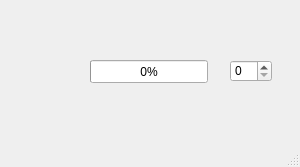
<?xml version="1.0" encoding="UTF-8"?>
<ui version="4.0">
 <class>MainWindow</class>
 <widget class="QMainWindow" name="MainWindow">
  <property name="geometry">
   <rect>
    <x>0</x>
    <y>0</y>
    <width>300</width>
    <height>167</height>
   </rect>
  </property>
  <property name="minimumSize">
   <size>
    <width>300</width>
    <height>167</height>
   </size>
  </property>
  <property name="maximumSize">
   <size>
    <width>300</width>
    <height>167</height>
   </size>
  </property>
  <property name="windowTitle">
   <string>SignalsSlots</string>
  </property>
  <widget class="QWidget" name="centralwidget">
   <widget class="QProgressBar" name="progressBar">
    <property name="geometry">
     <rect>
      <x>90</x>
      <y>60</y>
      <width>118</width>
      <height>23</height>
     </rect>
    </property>
    <property name="value">
     <number>0</number>
    </property>
   </widget>
   <widget class="QSpinBox" name="spinBox">
    <property name="geometry">
     <rect>
      <x>230</x>
      <y>60</y>
      <width>42</width>
      <height>22</height>
     </rect>
    </property>
    <property name="layoutDirection">
     <enum>Qt::LeftToRight</enum>
    </property>
   </widget>
   <widget class="QLabel" name="label">
    <property name="geometry">
     <rect>
      <x>20</x>
      <y>70</y>
      <width>47</width>
      <height>13</height>
     </rect>
    </property>
    <property name="text">
     <string/>
    </property>
   </widget>
  </widget>
  <widget class="QMenuBar" name="menubar">
   <property name="geometry">
    <rect>
     <x>0</x>
     <y>0</y>
     <width>300</width>
     <height>21</height>
    </rect>
   </property>
  </widget>
  <widget class="QStatusBar" name="statusbar"/>
 </widget>
 <resources/>
 <connections/>
 <slots>
  <signal>signal1()</signal>
  <slot>slot1()</slot>
 </slots>
</ui>
